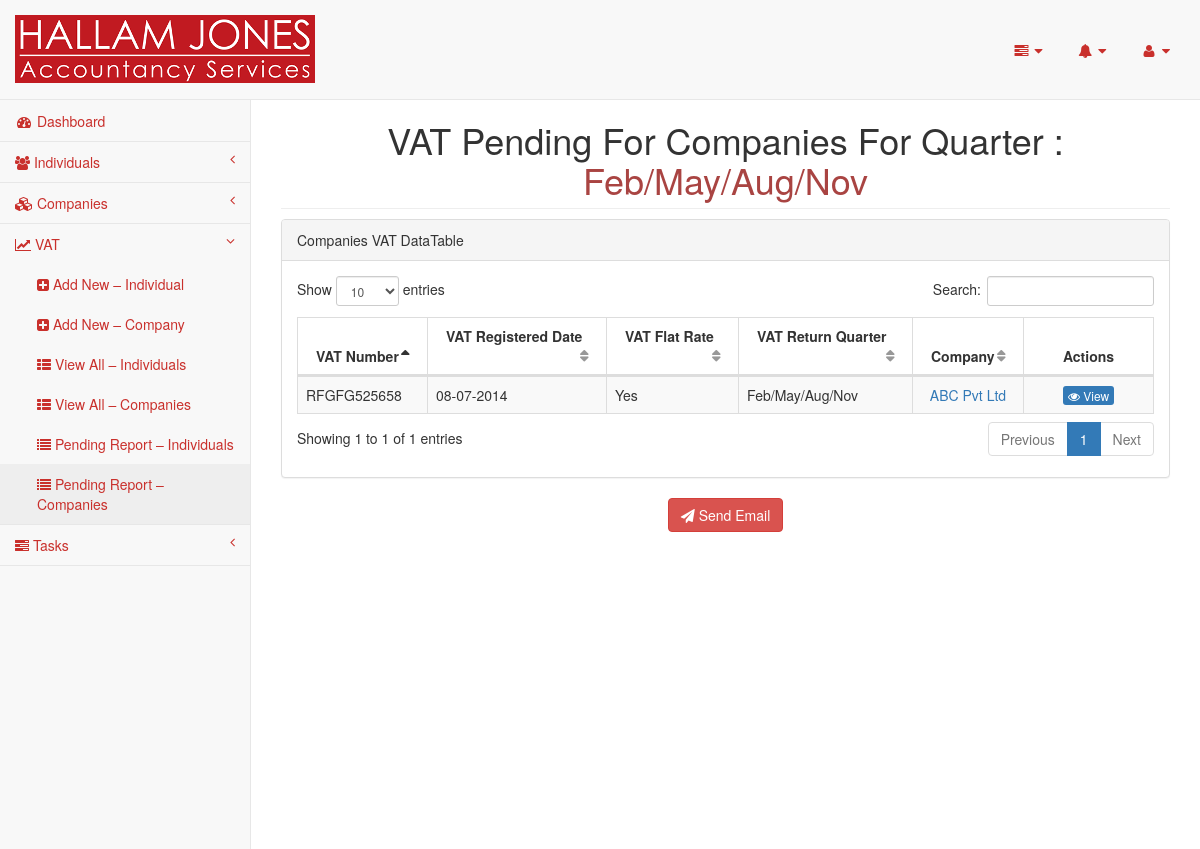
The page /pages/companies-vats-pending-report.php (signed in) on the database its author committed.
### tables this page shows
CREATE TABLE `vats` (
  `id` int(11) NOT NULL,
  `individual_id` int(11) DEFAULT NULL,
  `company_id` int(11) DEFAULT NULL,
  `vat_number` varchar(12) NOT NULL,
  `vat_registered_date` date NOT NULL,
  `vat_flat_rate` enum('Yes','No') NOT NULL,
  `flat_rate_first_year` int(3) NOT NULL,
  `flat_rate_after_first_year` int(3) NOT NULL,
  `flat_rate_description` text NOT NULL,
  `vat_return_quarter` enum('Jan/April/July/Oct','Feb/May/Aug/Nov','March/June/Sep/Dec') NOT NULL,
  `notes` text NOT NULL
);

CREATE TABLE `companies` (
  `id` int(11) NOT NULL,
  `client_id` varchar(200) NOT NULL,
  `company_name` varchar(200) NOT NULL,
  `registration_number` bigint(10) NOT NULL,
  `registration_date` date NOT NULL,
  `authentication_code` varchar(8) NOT NULL,
  `trade_description` varchar(250) NOT NULL,
  `registered_address` varchar(250) NOT NULL,
  `utr` bigint(10) NOT NULL,
  `year_end` date NOT NULL,
  `directors` varchar(200) NOT NULL,
  `no_of_shares` int(11) NOT NULL,
  `aggregate_nominal_value` int(11) NOT NULL,
  `share_class` varchar(100) NOT NULL,
  `shares_issued` int(11) NOT NULL,
  `amount_paid` int(11) NOT NULL,
  `amount_unpaid` int(11) NOT NULL,
  `total_aggregate_value` int(11) NOT NULL,
  `paye_office_code` varchar(8) NOT NULL,
  `paye_reference` varchar(100) NOT NULL,
  `vat_registered` enum('Yes','No') NOT NULL,
  `main_contact` int(11) NOT NULL,
  `reference` enum('HJ','MSI') NOT NULL,
  `annual_return_date` date NOT NULL,
  `accountancy_fee` int(8) NOT NULL,
  `registered_office_charge` enum('Yes','No') NOT NULL,
  `registered_office_charge_fee` int(8) NOT NULL,
  `payroll_charge` enum('Yes','No') NOT NULL,
  `payroll_charge_fee` int(8) NOT NULL,
  `payroll_required` enum('Yes','No') NOT NULL DEFAULT 'No',
  `no_of_shareholder` int(4) NOT NULL,
  `no_of_note` int(4) NOT NULL
);

### pages/companies-vats-pending-report-query.php (called while the page is built, shortened)
<?php
$current_month = date('m');
$first_day_of_current_month = date('Y-m-d', strtotime('first day of this month'));
$last_month_quarter_year = date('m-Y', strtotime('last month'));
if(in_array($current_month, array('01','04','07','10'))){
    $vat_return_quarter = 'March/June/Sep/Dec';
}elseif(in_array($current_month, array('02','05','08','11'))){
    $vat_return_quarter = 'Jan/April/July/Oct';
}elseif(in_array($current_month, array('03','06','09','12'))){
    $vat_return_quarter = 'Feb/May/Aug/Nov';
}else {
    $vat_return_quarter = '';
}
$resultCompaniesVatsPending = mysqli_query($db->db_conn, "SELECT * FROM vats WHERE company_id IS NOT NULL AND vat_return_quarter = '$vat_return_quarter' AND vat_registered_date < '$first_day_of_current_month' AND id NOT IN (SELECT vats.id as id FROM vats INNER JOIN vats_submission_quarters_years_and_quarters_due ON vats.id = vats_submission_quarters_years_and_quarters_due.vat_id WHERE vats_submission_quarters_years_and_quarters_due.quarter_year = '$last_month_quarter_year' AND vats_submission_quarters_years_and_quarters_due.is_submitted_to_hmrc = 'Yes')");
?>

### pages/dbconnection.php (called while the page is built, shortened)
<?php
class Dbconnection{
	protected $db_name = "hallam";
	protected $db_user = "root";
	protected $db_pass = "";
	protected $db_host = "localhost";
	public function connect(){
		$this->db_conn = mysqli_connect($this->db_host, $this->db_user, $this->db_pass, $this->db_name);
		return true;
	}
}
$db=new Dbconnection();
?>

### pages/companies-vats-pending-report.php (the view, shortened to what this page needs)
<?php
require_once('header.php');
require_once('sidebar.php');
?>
        <div id="page-wrapper">
            <div class="row">
                <div class="col-lg-12">
                    <h1 class="page-header text-center">VAT Pending For Companies For Quarter : <span class="text-danger"><?php echo $vat_return_quarter;?></span></h1>
                </div>
            </div>
            <div class="row">
                <div class="col-lg-12">
                    <div class="panel panel-default">
                        <div class="panel-heading">
                            Companies VAT DataTable
                        </div>
                        <div class="panel-body">
                            <div class="dataTable_wrapper table-responsive">
                                <table class="table table-striped table-bordered table-hover" id="dataTables-example">
                                    <thead>
                                        <tr>
                                            <th>VAT Number</th>
                                            <th>VAT Registered Date</th>
                                            <th>VAT Flat Rate</th>
                                            <th>VAT Return Quarter</th>
                                            <th>Company</th>
                                            <th class="remove-shorting-icons text-center" style="width:93px;">Actions</th>
                                        </tr>
                                    </thead>
                                    <tbody>
                                        <?php
                                        if($resultCompaniesVatsPending->num_rows > 0){
                                            while($row = $resultCompaniesVatsPending->fetch_array()){
                                                ?>
                                                <tr class="odd gradeA">
                                                    <td><?php echo $row["vat_number"]; ?></td>
                                                    <td><?php echo date('d-m-Y', strtotime($row["vat_registered_date"])); ?></td>
                                                    <td><?php echo $row["vat_flat_rate"]; ?></td>
                                                    <td><?php echo $row["vat_return_quarter"]; ?></td>
                                                    <?php
                                                    if($row["company_id"]){
                                                        $resultCompany = mysqli_query($db->db_conn, "SELECT * FROM companies WHERE id = ".$row["company_id"]);
                                                        while($rowCompany = $resultCompany->fetch_assoc()){
                                                            echo '<td class="text-center"><a href="company.php?id='.$rowCompany["id"].'" target="_blank"> '.$rowCompany["company_name"].'</a></td>
                                                            <td class="text-center">
                                                                <a class="btn-xs btn-primary" href="company-vat.php?id='.$row["id"].'"><i class="fa fa-eye"></i> View</a>
                                                            </td>';
                                                        }
                                                    }
                                                    ?>
                                                </tr>
                                            <?php
                                            }
                                        }
                                        ?>
                                    </tbody>
                                </table>
                            </div>
                        </div>
                    </div>
                </div>
            </div>
            <div class="row text-center">
                <button class="btn btn-danger"  data-toggle="modal" data-target="#emailCompaniesVatsModal"><i class="fa fa-send"></i> Send Email</button>
        </div>
<?php require_once('footer.php');?>

### rows shown on the page
vats: vat_number "RFGFG525658", vat_registered_date "08-07-2014", vat_flat_rate "Yes", vat_return_quarter "Feb/May/Aug/Nov"
companies: company_name "ABC Pvt Ltd"

### other values the page prints
$vat_return_quarter "Feb/May/Aug/Nov"
